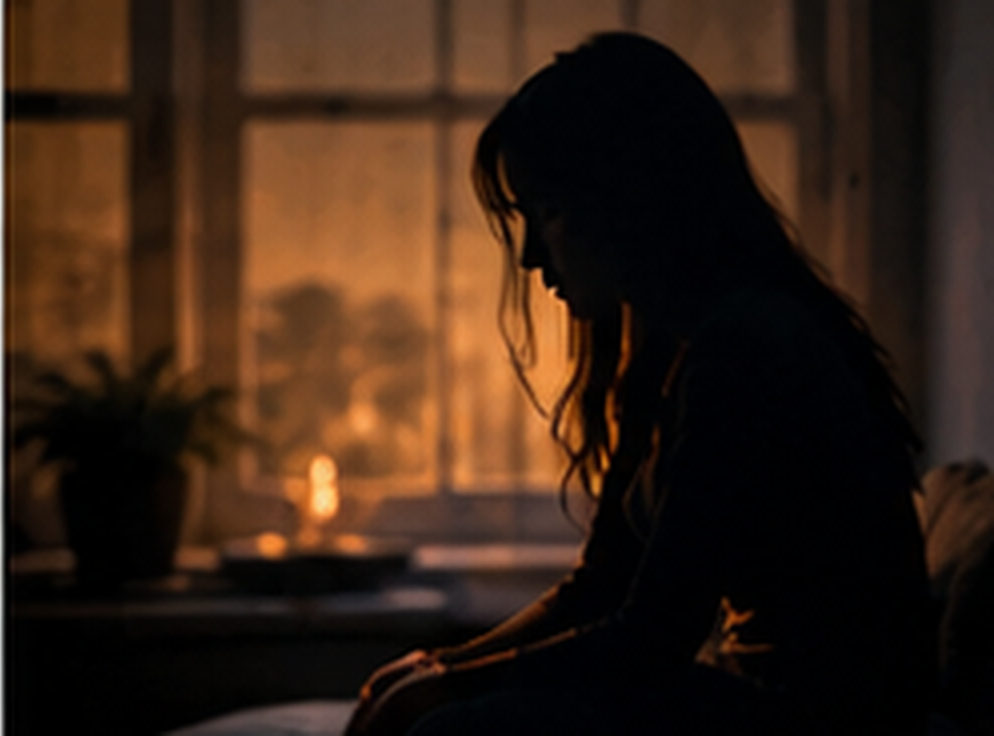
#> input picture creatorforge/scripts/print_facts/epstein_images/ef02.png, 994 x 736 px
$ python -i match.py   (imports and definitions only)
#> lines starting #> are read from the running program, lines starting #| are printed output that depends on the picture
"""Visual match check: scores how well a picture shows what its line describes, with CLIP (ViT-B/32, ONNX, run by
onnxruntime - no PyTorch needed). The pipeline regenerates a picture that scores low and rejects stock footage or
photos that don't show the search. Models live in <data>/models/clip (downloaded in the background by setup);
without them every check passes, so a production never waits on this."""
from __future__ import annotations

import gzip
import html
import re
import threading
from functools import lru_cache
from pathlib import Path

MODEL_BASE = ("https://clip-as-service.s3.us-east-2.amazonaws.com/models-436c69702d61732d53657276696365/onnx/"
              "ViT-B-32")
VOCAB_URL = "https://raw.githubusercontent.com/openai/CLIP/main/clip/bpe_simple_vocab_16e6.txt.gz"
FILES = ("visual.onnx", "textual.onnx", "bpe_simple_vocab_16e6.txt.gz")

# Cosine similarity between a picture and its description, calibrated on a real render: pictures that showed their
# line scored 0.27-0.38 (coins stacked on a calendar, a hand past a wallet, a statement circled in red pen); ones that
# drifted scored 0.18-0.25 (a woman's face for "a map of Britain with coins", a woman for "a thumb over a phone").
GOOD = 0.26          # below: the picture is regenerated (best of up to three is kept)
POOR = 0.22          # below: stock footage/photos are rejected (an AI picture is used instead)

_MEAN = (0.48145466, 0.4578275, 0.40821073)
_STD = (0.26862954, 0.26130258, 0.27577711)


def available(models: Path) -> bool:
    return all((models / f).is_file() and (models / f).stat().st_size > 0 for f in FILES)


# [10 lines left out: function _bytes_to_unicode, not called in this run]


class _Tokenizer:
    """CLIP's byte-level BPE (the open-source reference tokenizer, with the standard-library regex)."""

    _PAT = re.compile(r"<\|startoftext\|>|<\|endoftext\|>|'s|'t|'re|'ve|'m|'ll|'d|[^\W\d_]+|\d|[^\s\w]+|_", re.I)

    # [36 lines left out: functions __init__, _bpe, encode, not called in this run]


class Matcher:
    # [33 lines left out: functions __init__, _image, score, not called in this run]


_matchers: dict[str, Matcher] = {}
_build_lock = threading.Lock()


# [18 lines left out: functions matcher, describe, not called in this run]


_STOP = set("a an the of on in at to with and or its it is are was by for from into onto over under beside next "
            "single one two some small large big tiny huge very just still slowly slow".split())


# [6 lines left out: function subject, not called in this run]


# Calibrated on a real render: a stock photo of a man's face scored 0.047-0.057 higher for "a face" than for "an
# object"; objects, hands and scenes scored -0.03 to +0.005.
FACE_MARGIN = 0.025


# [24 lines left out: functions shows_face, fingerprint, not called in this run]


def seen_before(fp: int | None, used: list[int], within: int = 8) -> bool:
    return fp is not None and any(bin(fp ^ u).count("1") <= within for u in used)


def is_flat(image: Path) -> bool:
    """True when a picture shows (almost) nothing: near-black, near-white, or no detail beyond a smooth gradient - a
    blank screen or page the image model drew, or a stock clip caught on a dark frame. Calibrated on a real render:
    blank tablet, grey gradient and black frame scored 3.6-4.7 on the mid-detail measure; real subjects 6.8 and up."""
    try:
        from PIL import Image, ImageChops, ImageFilter, ImageStat
        with Image.open(image) as im:
#> im is the input picture: PIL image 994x736 RGB; mean R, G, B 54.8, 34.8, 21.6
            g = im.convert("L")
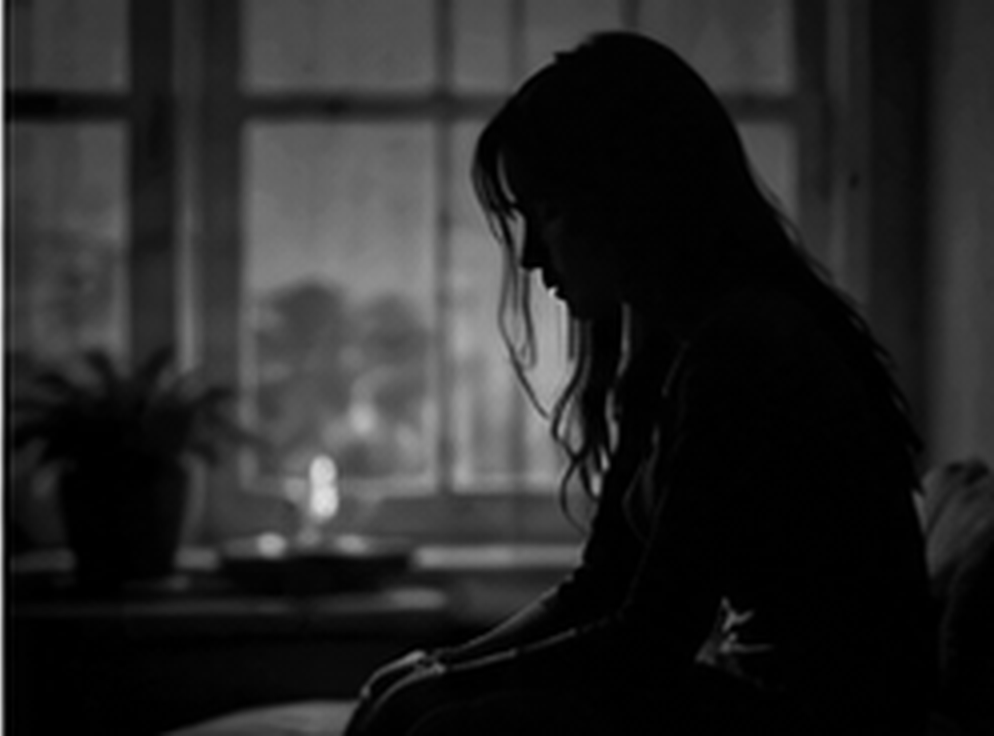
#> g: PIL image 994x736 L; min 0, max 225, mean 39.3
        w, h = g.size
#> w = 994; h = 736
        g = g.crop((int(w * 0.08), int(h * 0.08), int(w * 0.92), int(h * 0.92))).resize((160, 160))
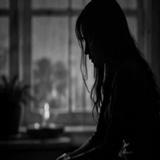
#> g: PIL image 160x160 L; min 0, max 221, mean 41.9
        mean = ImageStat.Stat(g).mean[0]
#> mean = 41.85
        detail = ImageStat.Stat(ImageChops.difference(g.filter(ImageFilter.GaussianBlur(1.5)),
                                                      g.filter(ImageFilter.GaussianBlur(8)))).mean[0]
#> detail = 9.86
    except Exception:  # noqa: BLE001 - unreadable: let the other checks decide
        return False
    return mean < 28 or mean > 238 or detail < 5.5


_ASKS_TEXT = re.compile(r"\b(headline|newspaper|article|screenshot|document|text|words?|letters?|written|reads?|sign)\b", re.I)


# [11 lines left out: function text_penalty, not called in this run]

>>> result = is_flat('../../../scripts/print_facts/epstein_images/ef02.png')
#> result = False

$ run again, on creatorforge/scripts/print_facts/epstein_images/ef04.png
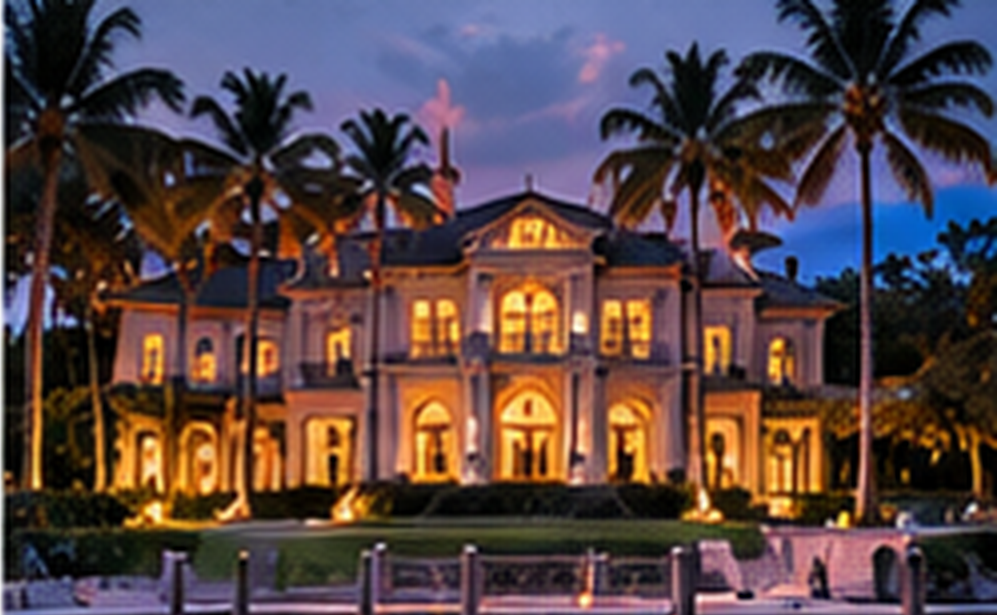
#> input picture creatorforge/scripts/print_facts/epstein_images/ef04.png, 997 x 615 px
#> in is_flat, im is the input picture: PIL image 997x615 RGB; mean R, G, B 87, 69, 70.5
#> in is_flat, `g = im.convert("L")`:
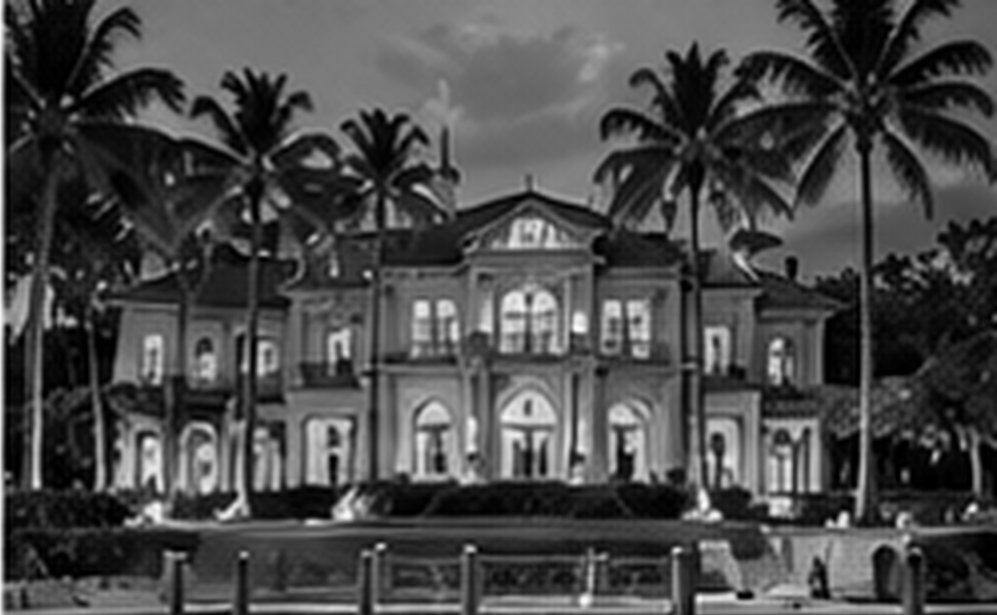
#> g: PIL image 997x615 L; min 0, max 253, mean 74.6
#> in is_flat, `g = g.crop((int(w * 0.08), int(h * 0.08), int(w * 0.92), int(h * 0.92)..`:
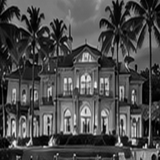
#> g: PIL image 160x160 L; min 0, max 255, mean 77
#> mean = 77.02
#> detail = 18.68
#> result = False

$ run again, on creatorforge/scripts/print_facts/epstein_images/ef05.png
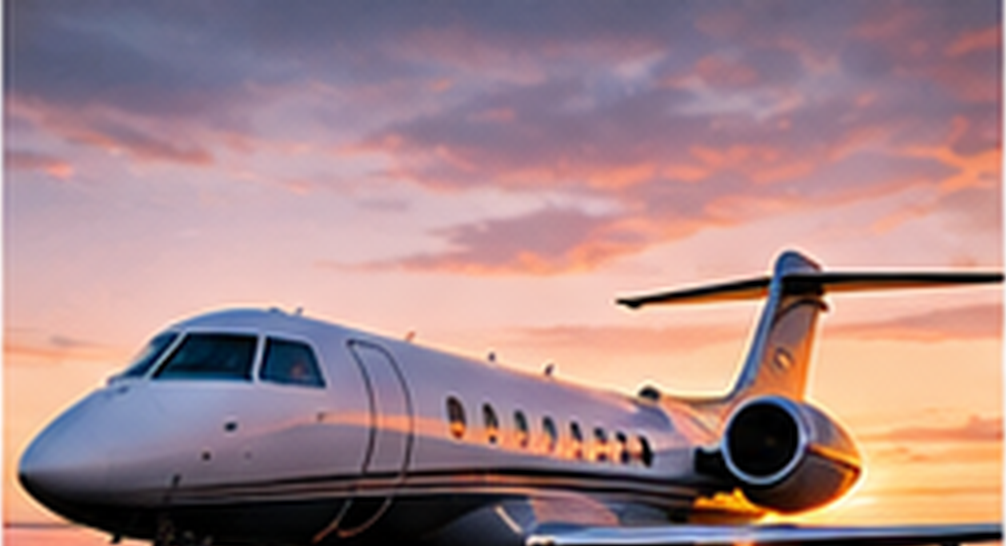
#> input picture creatorforge/scripts/print_facts/epstein_images/ef05.png, 1006 x 546 px
#> in is_flat, im is the input picture: PIL image 1006x546 RGB; mean R, G, B 165, 134.9, 137.9
#> in is_flat, `g = im.convert("L")`:
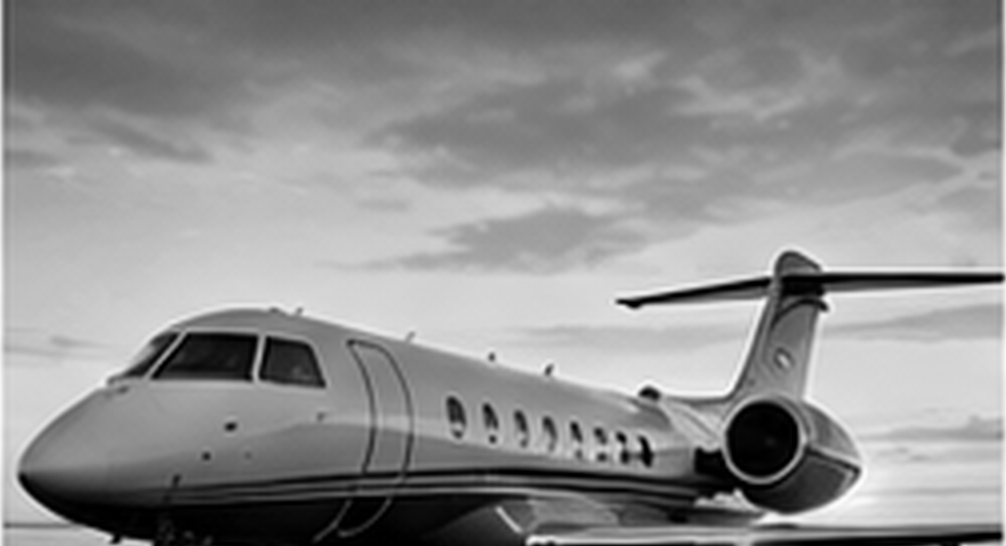
#> g: PIL image 1006x546 L; min 0, max 253, mean 144.3
#> in is_flat, `g = g.crop((int(w * 0.08), int(h * 0.08), int(w * 0.92), int(h * 0.92)..`:
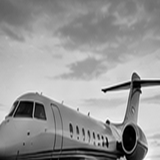
#> g: PIL image 160x160 L; min 0, max 251, mean 151.3
#> mean = 151.3
#> detail = 13.95
#> result = False

$ run again, on creatorforge/scripts/print_facts/epstein_images/ef06.png
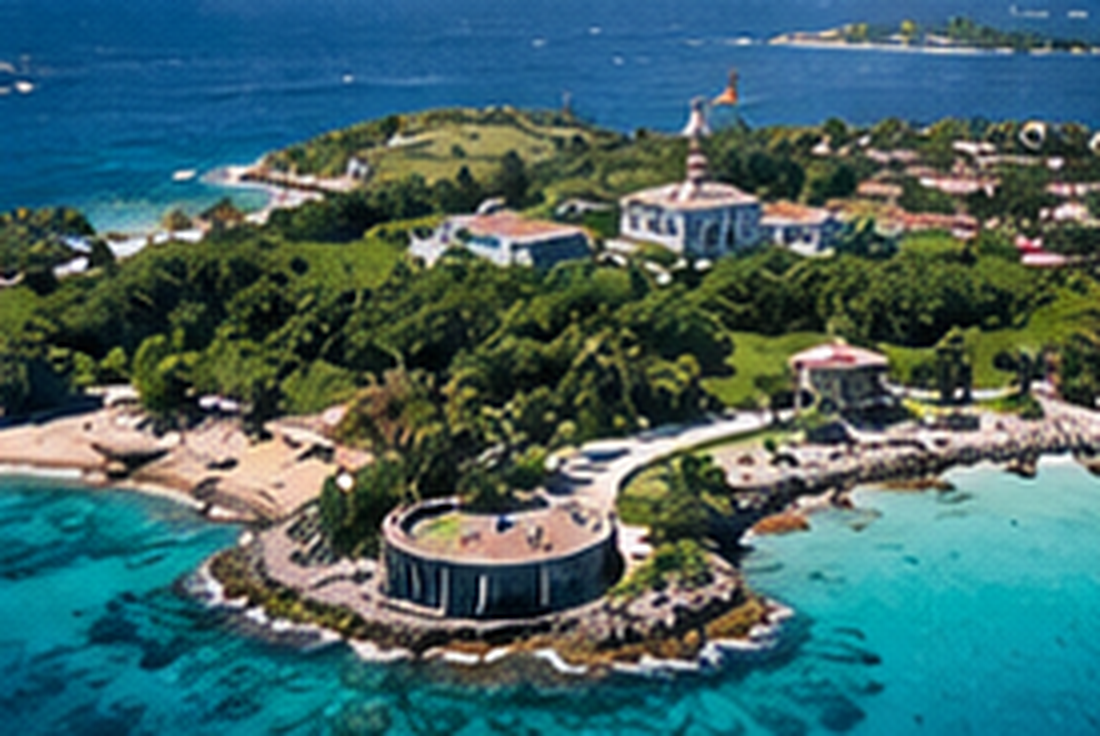
#> input picture creatorforge/scripts/print_facts/epstein_images/ef06.png, 1100 x 736 px
#> in is_flat, im is the input picture: PIL image 1100x736 RGB; mean R, G, B 67.1, 101.9, 102.7
#> in is_flat, `g = im.convert("L")`:
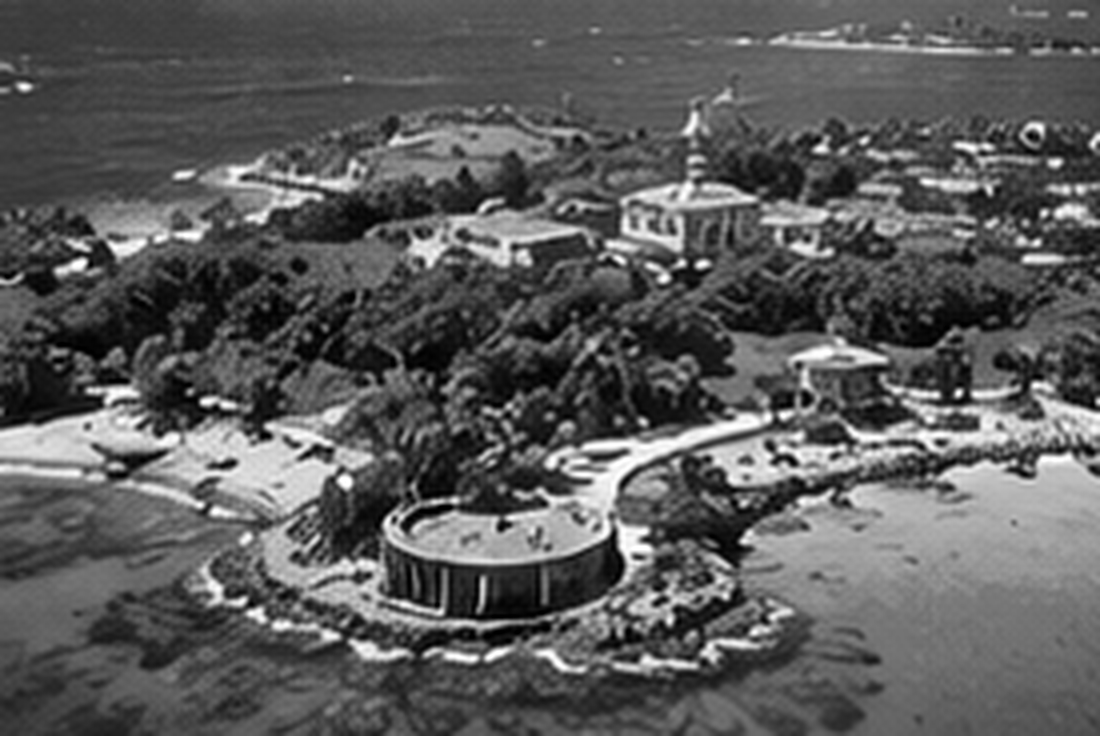
#> g: PIL image 1100x736 L; min 0, max 255, mean 91.6
#> in is_flat, `g = g.crop((int(w * 0.08), int(h * 0.08), int(w * 0.92), int(h * 0.92)..`:
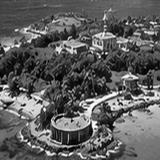
#> g: PIL image 160x160 L; min 0, max 255, mean 93.7
#> mean = 93.67
#> detail = 20.16
#> result = False
